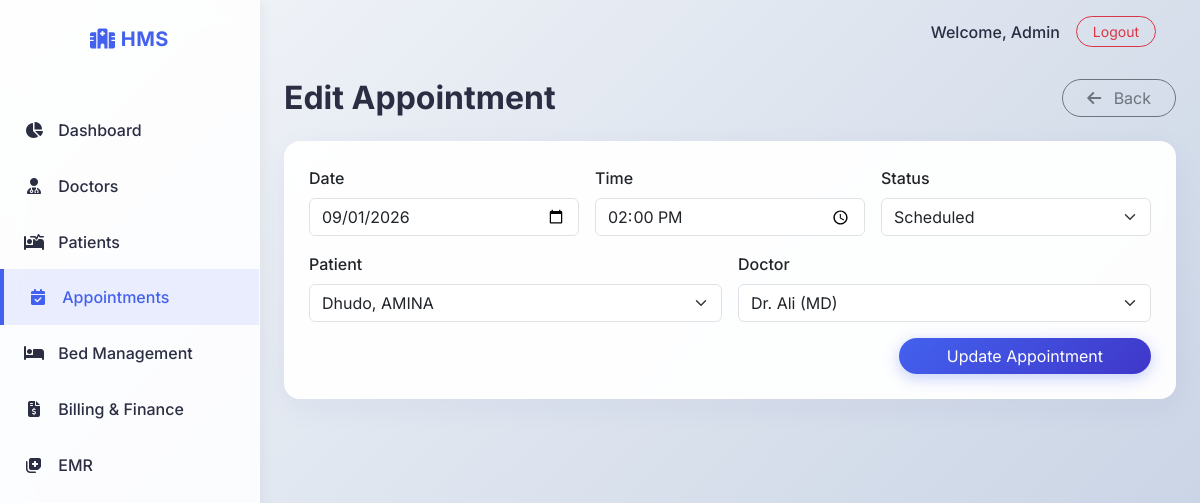
The app's page /appointments/edit/1 (signed in), older data.
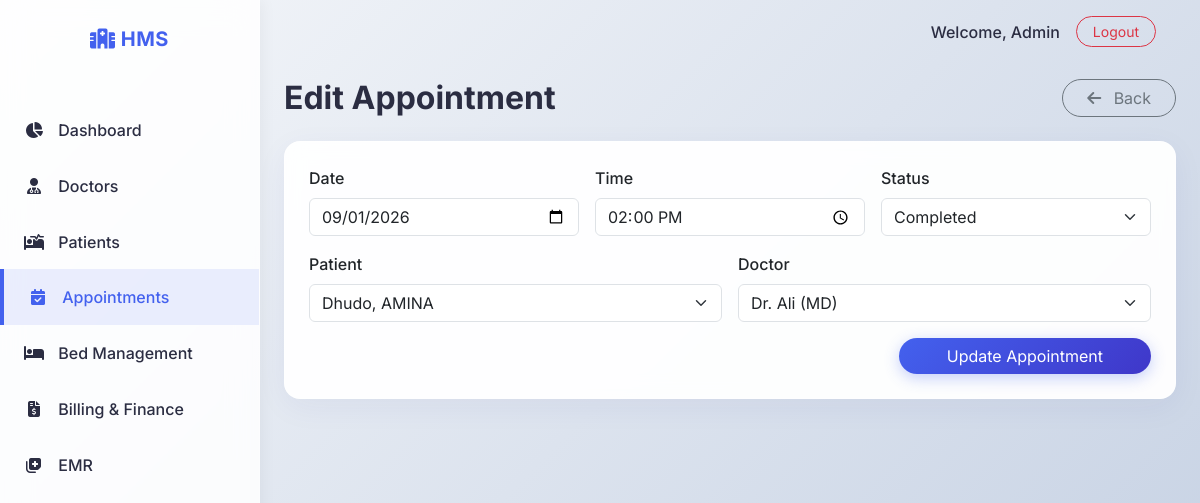
The same page, newer data.
### models.py (models this page shows)
class Appointment(db.Model):
    id = db.Column(db.Integer, primary_key=True)
    date = db.Column(db.Date, nullable=False)
    time = db.Column(db.Time, nullable=False)
    status = db.Column(db.String(20), default='scheduled') # scheduled, completed, cancelled
    patient_id = db.Column(db.Integer, db.ForeignKey('patient.id'), nullable=False)
    doctor_id = db.Column(db.Integer, db.ForeignKey('doctor.id'), nullable=False)

class Patient(db.Model):
    id = db.Column(db.Integer, primary_key=True)
    name = db.Column(db.String(100), nullable=False)
    dob = db.Column(db.Date)
    age = db.Column(db.Integer, nullable=False)
    gender = db.Column(db.String(20))
    phone = db.Column(db.String(20))
    address = db.Column(db.String(255))
    admission_date = db.Column(db.DateTime, default=datetime.utcnow)
    status = db.Column(db.String(20), default='outpatient') # admitted, discharged, outpatient
    doctor_id = db.Column(db.Integer, db.ForeignKey('doctor.id'))
    appointments = db.relationship('Appointment', backref='patient', lazy='dynamic')
    beds = db.relationship('Bed', backref='patient', lazy='dynamic')
    billings = db.relationship('Billing', backref='patient', lazy='dynamic')
    medical_records = db.relationship('MedicalRecord', backref='patient', lazy='dynamic')

### routes/appointments.py (the view, shortened to what this page needs)
@appointments_bp.route('/edit/<int:id>', methods=['GET', 'POST'])
@login_required
def edit_appointment(id):
    appointment = Appointment.query.get_or_404(id)
    patients = Patient.query.all()
    doctors = Doctor.query.all()
    return render_template('appointment_form.html', appointment=appointment, patients=patients, doctors=doctors)

### app.py (called while the page is built)
@login_manager.user_loader
def load_user(user_id):
    return User.query.get(int(user_id))

### templates/appointment_form.html (shortened to what this page needs)
{% extends "base.html" %}
{% block content %}
<div class="d-flex justify-content-between align-items-center mb-4">
    <h2 class="fw-bold mb-0">{% if appointment %}Edit{% else %}Add{% endif %} Appointment</h2>
    <a href="{{ url_for('appointments.list_appointments') }}" class="btn btn-outline-secondary rounded-pill px-4">
        <i class="fa-solid fa-arrow-left me-2"></i> Back
    </a>
</div>
<div class="card glass p-4">
    <form method="POST" action="{% if appointment %}{{ url_for('appointments.edit_appointment', id=appointment.id) }}{% else %}{{ url_for('appointments.add_appointment') }}{% endif %}">
        <div class="row g-3 mb-3">
            <div class="col-md-4">
                <label class="form-label fw-medium">Date</label>
                <input type="date" name="date" class="form-control" value="{{ appointment.date if appointment else '' }}" required>
            </div>
            <div class="col-md-4">
                <label class="form-label fw-medium">Time</label>
                <input type="time" name="time" class="form-control" value="{{ appointment.time if appointment else '' }}" required>
            </div>
            <div class="col-md-4">
                <label class="form-label fw-medium">Status</label>
                <select name="status" class="form-select">
                    <option value="scheduled" {% if appointment and appointment.status=='scheduled' %}selected{% endif %}>Scheduled</option>
                    <option value="completed" {% if appointment and appointment.status=='completed' %}selected{% endif %}>Completed</option>
                </select>
            </div>
        </div>
        <div class="row g-3 mb-3">
            <div class="col-md-6">
                <label class="form-label fw-medium">Patient</label>
                <select name="patient_id" class="form-select" required>
                    {% for p in patients %}
                    <option value="{{ p.id }}" {% if appointment and appointment.patient_id==p.id %}selected{% endif %}>{{ p.name }}</option>
                    {% endfor %}
                </select>
            </div>
            <div class="col-md-6">
                <label class="form-label fw-medium">Doctor</label>
                <select name="doctor_id" class="form-select" required>
                    {% for d in doctors %}
                    <option value="{{ d.id }}" {% if appointment and appointment.doctor_id==d.id %}selected{% endif %}>Dr. {{ d.name }} ({{ d.specialization }})</option>
                    {% endfor %}
                </select>
            </div>
        </div>
        <div class="text-end">
            <button type="submit" class="btn btn-primary rounded-pill px-5">{% if appointment %}Update{% else %}Save{% endif %} Appointment</button>
        </div>
    </form>
</div>
{% endblock %}

Row changes from the older to the newer data that the page shows:
changed Appointment "Dr. Ali (MD)": status "Scheduled" → "Completed"
